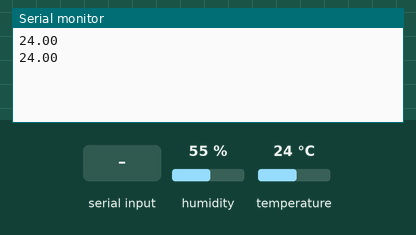
Bench run of a sketch on a simulated Arduino Uno, built with avr-gcc and run on an emulated ATmega328P. Parts: the last lines printed to the serial monitor. The test bench sets the inputs (shaded band); at power-on: temperature 24 °C, humidity 55 %.

Above: at 2.8 s.
2.9 s: temperature set to 12 °C
At 5.3 s:
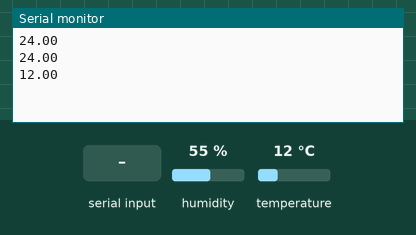
5.6 s: "1\n" received over the second serial link
At 7.0 s:
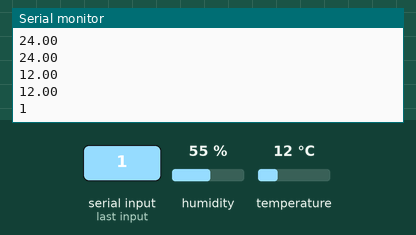
8.3 s: "0\n" received over the second serial link
At 10.8 s:
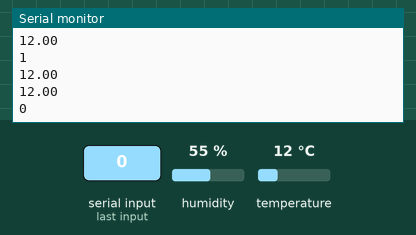
11.0 s: temperature set to 19 °C
At 13.4 s:
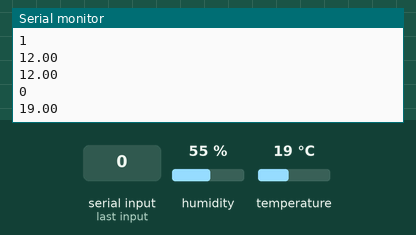
Timing chart, 0 to 14.7 s (numbered marks = the images above; inputs shaded):
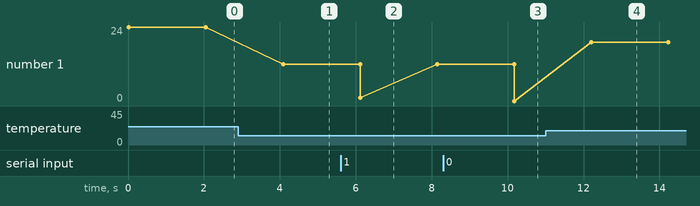

Measured:
- after the input at 2.9 s, the serial monitor: prints a new line after 1.2 s (image 1)
- after the input at 5.6 s, the serial monitor: prints a new line after 0.52 s (image 2)
- after the input at 8.3 s, the serial monitor: prints a new line after 1.9 s (image 3)
- after the input at 11.0 s, the serial monitor: prints a new line after 1.2 s (image 4)
- plotted number 1: 24 → 12 after the input at 2.9 s, 12 → 0 after the input at 8.3 s, 0 → 19 after the input at 11.0 s

The sketch:

Dht11Sensor.ino
```cpp
#include "DHT.h"
#include <SoftwareSerial.h>


#define DHTPIN 2
#define DHTTYPE DHT11

#define BT_TX_PIN 12
#define BT_RX_PIN 11

DHT dht(DHTPIN, DHTTYPE);
SoftwareSerial BTserial=SoftwareSerial(BT_RX_PIN,BT_TX_PIN);
void setup() {
  Serial.begin(9600);
  BTserial.begin(9600);
  dht.begin();
}

void loop() {

  float t = dht.readTemperature();
  if (isnan(t)) {
    Serial.println(F("Failed to read from DHT sensor!"));
    return;
  }
  String msg=String(t) + "\n";
  Serial.print(msg);
  BTserial.print(msg);


  while(BTserial.available()>0){
    char a= BTserial.read();
    Serial.print(a);
  }

  delay(2000);

}
```
